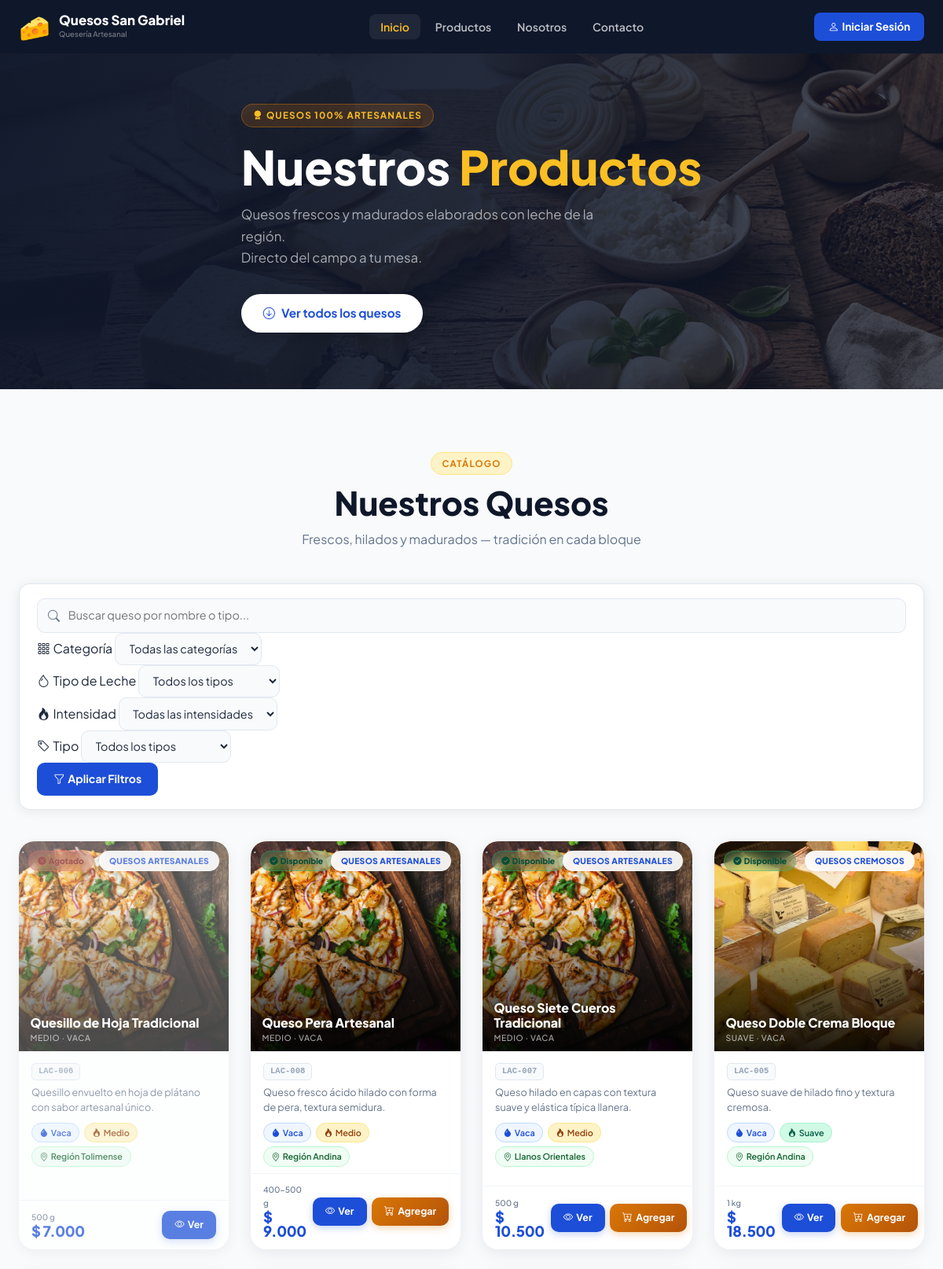
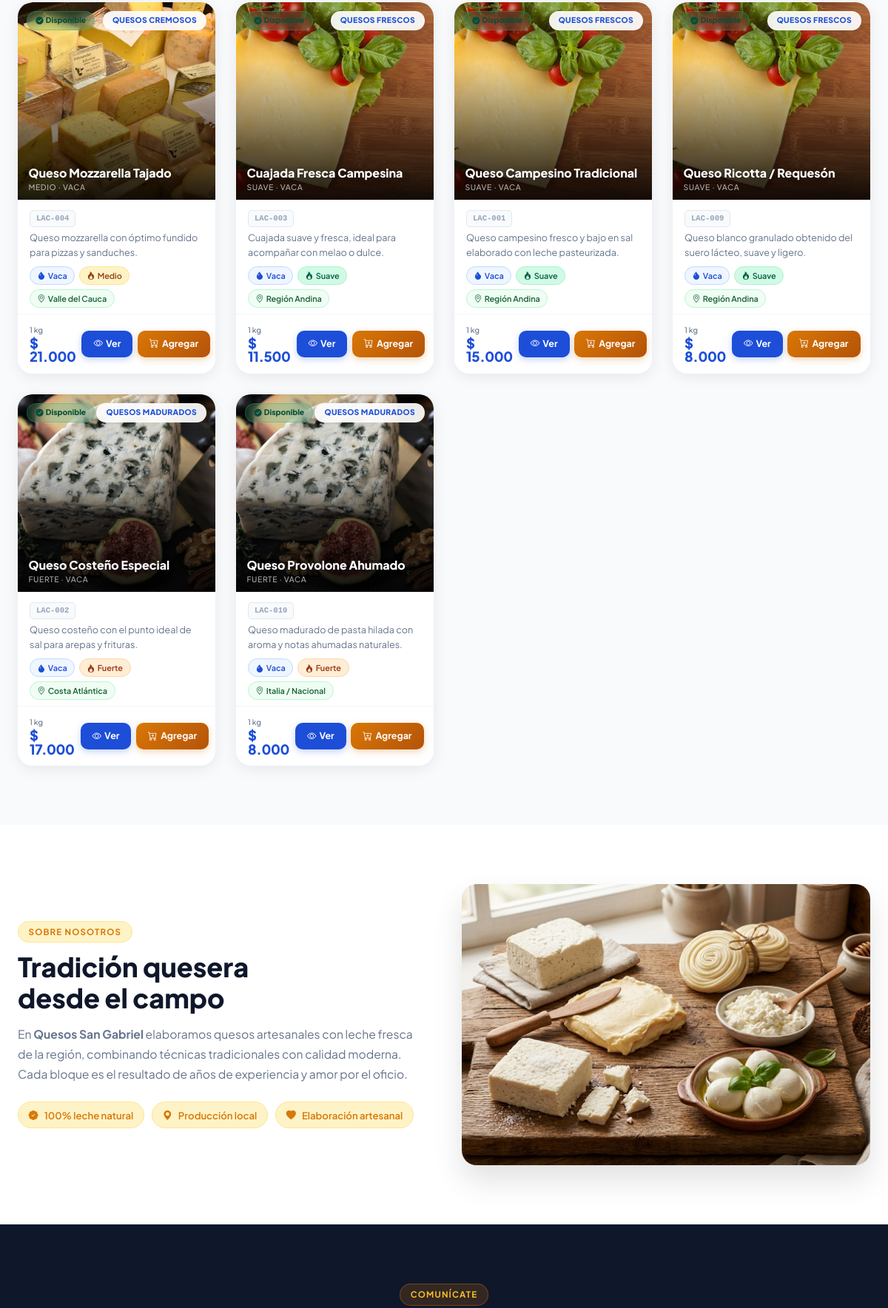
Screenshot of /publico.php (upper part) with the database file from the repository (2 pictures, top to bottom).
### tables this page shows
CREATE TABLE `productos` (
  `id` INT AUTO_INCREMENT PRIMARY KEY,
  `codigo` VARCHAR(30) UNIQUE NOT NULL,
  `nombre` VARCHAR(120) NOT NULL,
  `tipo` VARCHAR(60) NOT NULL,
  `categoria` VARCHAR(60) NULL DEFAULT NULL COMMENT 'Categoría principal del queso',
  `tipo_leche` VARCHAR(60) NULL DEFAULT NULL COMMENT 'Tipo de leche: Vaca, Cabra, Oveja, Mezcla',
  `intensidad_sabor` ENUM('suave', 'medio', 'fuerte', 'muy fuerte') NULL DEFAULT 'medio' COMMENT 'Intensidad del sabor',
  `tiempo_maduracion` VARCHAR(60) NULL DEFAULT NULL COMMENT 'Tiempo de maduración del queso',
  `peso_presentacion` VARCHAR(60) NULL DEFAULT NULL COMMENT 'Peso o presentación específica',
  `origen` VARCHAR(100) NULL DEFAULT NULL COMMENT 'Región o lugar de origen',
  `descripcion` TEXT NULL,
  `imagen_url` VARCHAR(255) NULL DEFAULT NULL COMMENT 'URL de imagen del producto',
  `imagen` VARCHAR(255) NULL DEFAULT NULL,
  `precio_compra` DECIMAL(10,2) NOT NULL DEFAULT 0.00,
  `precio_venta` DECIMAL(10,2) NOT NULL DEFAULT 0.00,
  `cantidad` INT NOT NULL DEFAULT 0,
  `stock_minimo` INT NOT NULL DEFAULT 5,
  `unidad_medida` VARCHAR(30) NOT NULL DEFAULT 'Kilogramo',
  `estado` ENUM('activo', 'inactivo') NOT NULL DEFAULT 'activo',
  `creado_en` TIMESTAMP DEFAULT CURRENT_TIMESTAMP,
  INDEX `idx_tipo` (`tipo`),
  INDEX `idx_categoria` (`categoria`),
  INDEX `idx_tipo_leche` (`tipo_leche`),
  INDEX `idx_intensidad_sabor` (`intensidad_sabor`),
  INDEX `idx_estado` (`estado`),
  INDEX `idx_productos_imagen` (`imagen`)
);

### views/partials/tarjeta_producto.php (the view, shortened to what the rows shown need)
<?php
$_p_disponible   = (int)($q['cantidad'] ?? 0) > 0;
$_p_categoria    = htmlspecialchars($q['categoria'] ?? $q['tipo'] ?? '');
$_p_tipoLeche    = htmlspecialchars($q['tipo_leche'] ?? 'Vaca');
$_p_intensidad   = $q['intensidad_sabor'] ?? 'medio';
$_p_origen       = htmlspecialchars($q['origen'] ?? '');
$_p_presentacion = htmlspecialchars($q['peso_presentacion'] ?? $q['unidad_medida'] ?? '');
$_p_precio       = '$ ' . number_format((float)($q['precio_venta'] ?? 0), 0, ',', '.');
$_p_id           = (int)($q['id'] ?? 0);
$_p_nombre       = htmlspecialchars($q['nombre'] ?? '');
$_p_codigo       = htmlspecialchars($q['codigo'] ?? '');
$_p_desc         = htmlspecialchars($q['descripcion'] ?? 'Queso artesanal elaborado con leche fresca de la región.');
$_p_imgUrl      = '';
if ($_p_imgUrl === '') {
    $__catMap = [
        'Quesos Frescos'     => 'public/img/productos/queso_fresco.jpg',
        'Quesos Madurados'   => 'public/img/productos/parmesano.jpg',
        'Quesos Artesanales' => 'public/img/productos/queso_artesanal.jpg',
        'Quesos Cremosos'    => 'public/img/productos/brie.jpg',
        'Quesos de Cabra'    => 'public/img/productos/queso_cabra.jpg',
        'Quesos Azules'      => 'public/img/productos/queso_azul.jpg',
    ];
    $__cat = $q['categoria'] ?? $q['tipo'] ?? '';
    $_p_imgUrl = $__catMap[$__cat] ?? 'public/img/productos/queso_fresco.jpg';
}
if ($modo === 'home') {
?>
<article class="home-card <?= !$_p_disponible ? 'home-card--agotado' : '' ?>"
         id="card-<?= $_p_codigo ?>"
         data-categoria="<?= $_p_categoria ?>"
         data-tipo="<?= htmlspecialchars($q['tipo'] ?? '') ?>">
    <div class="home-card-img-wrap">
        <img src="<?= htmlspecialchars($_p_imgUrl) ?>"
             alt="<?= $_p_nombre ?>"
             class="home-card-img"
             loading="lazy"
             onerror="this.src='public/img/placeholder-queso.png'">
        <span class="home-card-status <?= $_p_disponible ? 'home-card-status--ok' : 'home-card-status--off' ?>">
            <?php if ($_p_disponible): ?>
                <i class="bi bi-check-circle-fill me-1"></i>Disponible
            <?php else: ?>
                <i class="bi bi-x-circle-fill me-1"></i>Agotado
            <?php endif; ?>
        </span>
        <span class="home-card-tipo"><?= $_p_categoria ?></span>
        <?php if ($_p_disponible && $_p_id > 0): ?>
        <button type="button" class="home-card-quick-cart-btn"
                onclick="agregarDirecto(<?= $_p_id ?>, '<?= htmlspecialchars(addslashes($_p_nombre)) ?>')"
                title="Agregar al carrito">
            <i class="bi bi-cart-plus-fill"></i>
        </button>
        <?php endif; ?>
    </div>
    <div class="home-card-body">
        <div class="home-card-codigo"><?= $_p_codigo ?></div>
        <h3 class="home-card-nombre"><?= $_p_nombre ?></h3>
        <p class="home-card-desc"><?= $_p_desc ?></p>
        <div class="home-card-tags">
            <span class="home-card-tag home-card-tag-leche">
                <i class="bi bi-droplet-fill me-1"></i><?= $_p_tipoLeche ?>
            </span>
            <span class="home-card-tag home-card-tag-intensidad home-card-tag-intensidad-<?= htmlspecialchars($_p_intensidad) ?>">
                <i class="bi bi-fire me-1"></i><?= ucfirst($_p_intensidad) ?>
            </span>
            <?php if ($_p_origen !== ''): ?>
            <span class="home-card-tag home-card-tag-origen">
                <i class="bi bi-geo-alt me-1"></i><?= $_p_origen ?>
            </span>
            <?php endif; ?>
        </div>
    </div>
    <div class="home-card-foot">
        <form method="POST" action="index.php?c=carrito&a=agregar" class="home-buy-form form-agregar-carrito w-100" data-nombre="<?= $_p_nombre ?>">
            <input type="hidden" name="producto_id" value="<?= $_p_id ?>">
            <input type="hidden" name="redirect"    value="index.php?open_cart=1#productos">
            <div class="home-card-foot-row">
                <div class="home-card-precio-wrap">
                    <span class="home-card-unidad"><?= $_p_presentacion ?></span>
                    <span class="home-card-precio"><?= $_p_precio ?></span>
                </div>
                <?php if ($_p_disponible && $_p_id > 0): ?>
                <?php $__maxStock = max(1, (int)($q['cantidad'] ?? 99)); ?>
                <div class="home-qty-picker" title="Selecciona la cantidad">
                    <button type="button" class="home-qty-btn" onclick="cambiarCantidad(this, -1)">−</button>
                    <input type="number" name="cantidad" class="home-qty-input" value="1" min="1" max="<?= $__maxStock ?>" readonly>
                    <button type="button" class="home-qty-btn" onclick="cambiarCantidad(this, 1, <?= $__maxStock ?>)">+</button>
                </div>
                <?php endif; ?>
            </div>
            <div class="home-card-btn-row">
                <?php if ($_p_id === 0): ?>
                    <button type="button" class="home-btn-comprar w-100" disabled title="Producto de ejemplo">
                        <i class="bi bi-hourglass-split me-1"></i> Próximamente
                    </button>
                <?php elseif ($_p_disponible): ?>
                    <button type="submit" class="home-btn-comprar w-100"
                            title="Agregar al carrito"
                            id="agregar-<?= $_p_codigo ?>">
                        <i class="bi bi-cart-plus me-1"></i> Agregar al carrito
                    </button>
                <?php else: ?>
                    <button type="button" class="home-btn-comprar home-btn-comprar--disabled w-100" disabled title="Producto Agotado">
                        <i class="bi bi-slash-circle me-1"></i> Agotado
                    </button>
                <?php endif; ?>
            </div>
        </form>
    </div>
</article>
<?php } else {
    $__modalData = htmlspecialchars(json_encode([
        'nombre'      => $q['nombre']      ?? '',
        'tipo'        => $q['tipo']        ?? '',
        'categoria'   => $q['categoria']   ?? $q['tipo'] ?? '',
        'tipo_leche'  => $q['tipo_leche']  ?? 'Vaca',
        'intensidad'  => ucfirst($q['intensidad_sabor'] ?? 'medio'),
        'descripcion' => $q['descripcion'] ?? 'Queso artesanal elaborado con leche fresca.',
        'precio'      => $_p_precio,
        'unidad'      => $q['peso_presentacion'] ?? $q['unidad_medida'] ?? '',
        'codigo'      => $q['codigo']      ?? '',
        'disponible'  => $_p_disponible,
        'imagen'      => $_p_imgUrl,
        'id'          => $_p_id,
        'origen'      => $q['origen']          ?? 'Nacional',
        'maduracion'  => $q['tiempo_maduracion'] ?? 'N/A',
    ], JSON_UNESCAPED_UNICODE), ENT_QUOTES, 'UTF-8');
?>
<div class="pub-card <?= !$_p_disponible ? 'pub-card--agotado' : '' ?>"
     data-categoria="<?= $_p_categoria ?>"
     data-tipo="<?= htmlspecialchars($q['tipo'] ?? '') ?>">
    <div class="pub-card-img-wrap">
        <span class="pub-card-status <?= $_p_disponible ? 'pub-card-status--ok' : 'pub-card-status--off' ?>">
            <?php if ($_p_disponible): ?>
                <i class="bi bi-check-circle-fill"></i>Disponible
            <?php else: ?>
                <i class="bi bi-x-circle-fill"></i>Agotado
            <?php endif; ?>
        </span>
        <span class="pub-card-categoria"><?= $_p_categoria ?></span>
        <div class="pub-card-nombre-img">
            <h3><?= $_p_nombre ?></h3>
            <span><?= ucfirst($_p_intensidad) ?> · <?= $_p_tipoLeche ?></span>
        </div>
    </div>
    <div class="pub-card-body">
        <div class="pub-card-codigo"><?= $_p_codigo ?></div>
        <p class="pub-card-desc"><?= $_p_desc ?></p>
        <div class="pub-card-tags">
            <span class="pub-card-tag pub-card-tag-leche">
                <i class="bi bi-droplet-fill"></i><?= $_p_tipoLeche ?>
            </span>
            <span class="pub-card-tag pub-card-tag-intensidad pub-card-tag-intensidad-<?= htmlspecialchars($_p_intensidad) ?>">
                <i class="bi bi-fire"></i><?= ucfirst($_p_intensidad) ?>
            </span>
            <?php if ($_p_origen !== ''): ?>
            <span class="pub-card-tag pub-card-tag-origen">
                <i class="bi bi-geo-alt"></i><?= $_p_origen ?>
            </span>
            <?php endif; ?>
        </div>
    </div>
    <div class="pub-card-foot">
        <div class="pub-card-precio-wrap">
            <span class="pub-card-unidad"><?= $_p_presentacion ?></span>
            <span class="pub-card-precio"><?= $_p_precio ?></span>
        </div>
        <div class="pub-card-actions">
            <button type="button"
                    class="pub-btn-ver"
                    onclick="abrirModal(<?= $__modalData ?>)">
                <i class="bi bi-eye"></i>Ver
            </button>
            <?php if ($_p_id === 0): ?>
                <button class="pub-btn-agregar" disabled>
                    <i class="bi bi-hourglass-split"></i>Pronto
                </button>
            <?php elseif ($_p_disponible): ?>
                <form method="POST" action="index.php?c=carrito&a=agregar"
                      class="form-agregar-carrito d-inline"
                      data-nombre="<?= $_p_nombre ?>">
                    <button type="submit" class="pub-btn-agregar"
                            title="Agregar al carrito">
                        <i class="bi bi-cart-plus"></i>Agregar
                    </button>
                </form>
            <?php endif; ?>
        </div>
    </div>
</div>
<?php } ?>

### views/publico/catalogo.php (shortened to what the rows shown need)
<!DOCTYPE html>
<html lang="es">
<head>
    <link href="https://cdn.jsdelivr.net/npm/bootstrap@5.3.3/dist/css/bootstrap.min.css" rel="stylesheet">
    <link href="https://cdn.jsdelivr.net/npm/bootstrap-icons@1.11.3/font/bootstrap-icons.min.css" rel="stylesheet">
    <link href="public/css/publico.css" rel="stylesheet">
</head>
<body>
<section class="pub-hero-compact">
    <div class="pub-container pub-hero-body">
        <h1 class="pub-hero-title">
            Nuestros <span class="pub-hero-gold">Productos</span>
        </h1>
    </div>
</section>
<section class="pub-productos" id="productos">
    <div class="pub-container">
        <div class="pub-sec-head">
            <h2 class="pub-sec-title">Nuestros Quesos</h2>
        </div>
        <?php if (empty($quesos)): ?>
            <div class="pub-empty-state">
                <div class="pub-empty-icon">🧀</div>
                <h4>No encontramos quesos con esa búsqueda</h4>
                <p class="text-muted">Intenta con otro nombre o limpia los filtros.</p>
                <a href="publico.php#productos" class="pub-cta-btn mt-3">Ver todos</a>
            </div>
        <?php else: ?>
            <div class="pub-cards-grid">
                <?php
                $modo = 'publico';
                foreach ($quesos as $q):
                    require __DIR__ . '/../partials/tarjeta_producto.php';
                endforeach;
                ?>
            </div>
        <?php endif; ?>
    </div>
</section>
<section class="pub-nosotros" id="nosotros">
    <div class="pub-container">
        <div class="row align-items-center g-5">
            <div class="col-12 col-md-6">
                <h2 class="pub-nosotros-title">Tradición quesera<br>desde el campo</h2>
            </div>
        </div>
    </div>
</section>
</body>
</html>

### rows the page displays
productos: cantidad 0 (drawn), categoria "QUESOS ARTESANALES", nombre "Quesillo de Hoja Tradicional", intensidad_sabor "MEDIO", tipo_leche "VACA", codigo "LAC-006", descripcion "Quesillo envuelto en hoja de plátano con sabor artesanal único.", tipo_leche "Vaca", intensidad_sabor "Medio", origen "Región Tolimense", peso_presentacion "500 g", precio_venta "$ 7.000"
productos: cantidad "Disponible", categoria "QUESOS ARTESANALES", nombre "Queso Pera Artesanal", intensidad_sabor "MEDIO", tipo_leche "VACA", codigo "LAC-008", descripcion "Queso fresco ácido hilado con forma de pera, textura semidura.", tipo_leche "Vaca", intensidad_sabor "Medio", origen "Región Andina", peso_presentacion "400-500 g", precio_venta "$ 9.000"
productos: cantidad "Disponible", categoria "QUESOS ARTESANALES", nombre "Queso Siete Cueros Tradicional", intensidad_sabor "MEDIO", tipo_leche "VACA", codigo "LAC-007", descripcion "Queso hilado en capas con textura suave y elástica típica llanera.", tipo_leche "Vaca", intensidad_sabor "Medio", origen "Llanos Orientales", peso_presentacion "500 g", precio_venta "$ 10.500"
productos: cantidad "Disponible", categoria "QUESOS CREMOSOS", nombre "Queso Doble Crema Bloque", intensidad_sabor "SUAVE", tipo_leche "VACA", codigo "LAC-005", descripcion "Queso suave de hilado fino y textura cremosa.", tipo_leche "Vaca", intensidad_sabor "Suave", origen "Región Andina", peso_presentacion "1 kg", precio_venta "$ 18.500"
productos: cantidad "Disponible", categoria "QUESOS CREMOSOS", nombre "Queso Mozzarella Tajado", intensidad_sabor "MEDIO", tipo_leche "VACA", codigo "LAC-004", descripcion "Queso mozzarella con óptimo fundido para pizzas y sanduches.", tipo_leche "Vaca", intensidad_sabor "Medio", origen "Valle del Cauca", peso_presentacion "1 kg", precio_venta "$ 21.000"
productos: cantidad "Disponible", categoria "QUESOS FRESCOS", nombre "Cuajada Fresca Campesina", intensidad_sabor "SUAVE", tipo_leche "VACA", codigo "LAC-003", descripcion "Cuajada suave y fresca, ideal para acompañar con melao o dulce.", tipo_leche "Vaca", intensidad_sabor "Suave", origen "Región Andina", peso_presentacion "1 kg", precio_venta "$ 11.500"
productos: cantidad "Disponible", categoria "QUESOS FRESCOS", nombre "Queso Campesino Tradicional", intensidad_sabor "SUAVE", tipo_leche "VACA", codigo "LAC-001", descripcion "Queso campesino fresco y bajo en sal elaborado con leche pasteurizada.", tipo_leche "Vaca", intensidad_sabor "Suave", origen "Región Andina", peso_presentacion "1 kg", precio_venta "$ 15.000"
productos: cantidad "Disponible", categoria "QUESOS FRESCOS", nombre "Queso Ricotta / Requesón", intensidad_sabor "SUAVE", tipo_leche "VACA", codigo "LAC-009", descripcion "Queso blanco granulado obtenido del suero lácteo, suave y ligero.", tipo_leche "Vaca", intensidad_sabor "Suave", origen "Región Andina", peso_presentacion "1 kg", precio_venta "$ 8.000"
productos: cantidad "Disponible", categoria "QUESOS MADURADOS", nombre "Queso Costeño Especial", intensidad_sabor "FUERTE", tipo_leche "VACA", codigo "LAC-002", descripcion "Queso costeño con el punto ideal de sal para arepas y frituras.", tipo_leche "Vaca", intensidad_sabor "Fuerte", origen "Costa Atlántica", peso_presentacion "1 kg", precio_venta "$ 17.000"
productos: cantidad "Disponible", categoria "QUESOS MADURADOS", nombre "Queso Provolone Ahumado", intensidad_sabor "FUERTE", tipo_leche "VACA", codigo "LAC-010", descripcion "Queso madurado de pasta hilada con aroma y notas ahumadas naturales.", tipo_leche "Vaca", intensidad_sabor "Fuerte", origen "Italia / Nacional", peso_presentacion "1 kg", precio_venta "$ 8.000"
